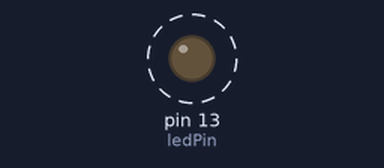
Bench run of a sketch on a simulated Arduino Uno, built with avr-gcc and run on an emulated ATmega328P. Shown: output pins drawn as LEDs (lit = HIGH). Dashed ring = blinking. Random numbers use the default seed unless the sketch sets one; what the sketch prints to the serial monitor is not drawn.

Above: at 1.0 s.
Timing chart, 0 to 4.6 s (numbered marks = the images above):
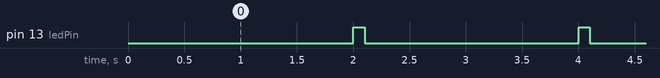

Measured:
- by itself, pin 13 (ledPin): alternates HIGH for 0.10 s and LOW for 1.9 s

The sketch:

arduino_node.ino
```cpp
unsigned long previousMillis = 0;
const long interval = 2000; // envoi toutes les deuw secondes
const int ledPin = 13;

void setup() {
  // put your setup code here, to run once:
  Serial.begin(9600);
  pinMode(ledPin, OUTPUT);
  randomSeed(analogRead(A0)); // initialise le générateur pseudo-aléatoire

}

void loop() {
  // put your main code here, to run repeatedly:
  unsigned long currentMillis = millis();

  if (currentMillis - previousMillis >= interval) {
    previousMillis = currentMillis;

    int simulatedData = random(20, 40); // donnée simulée
    int checksum = simulatedData + 1;
    digitalWrite(ledPin, HIGH); // LED ON

    Serial.print("<START>|ID:01|DATA:");
    Serial.print(simulatedData);
    Serial.print("|TIME:");
    Serial.print(currentMillis);
    Serial.print("|CHK:");
    Serial.print(checksum);
    Serial.println("|<END>");

    delay(100);
    digitalWrite(ledPin, LOW); // LED OFF
  }
}
```
